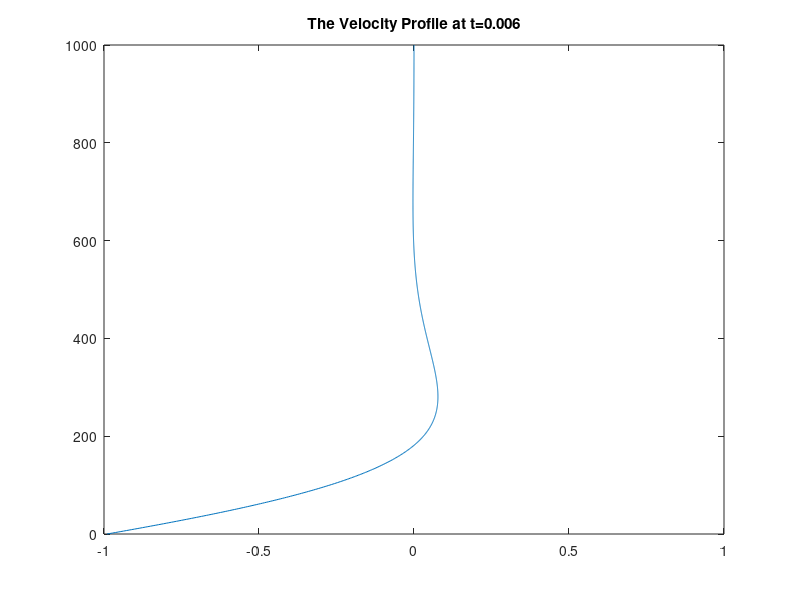

The MATLAB script that drew this image:
uy = @(y, t) ( real(exp( -sqrt(1i/500/16.1).*y + 500i*t )) ); % the velocity function u(y, t)
y = linspace(0, 1000, 1000); % create a series of height
k = 0.006;
u = uy(y, k);
plot(u, y); % plot the velocity with respect to height
hold on
xlim([-1 1]) % set x axis scale
title('The Velocity Profile at t=0.006')